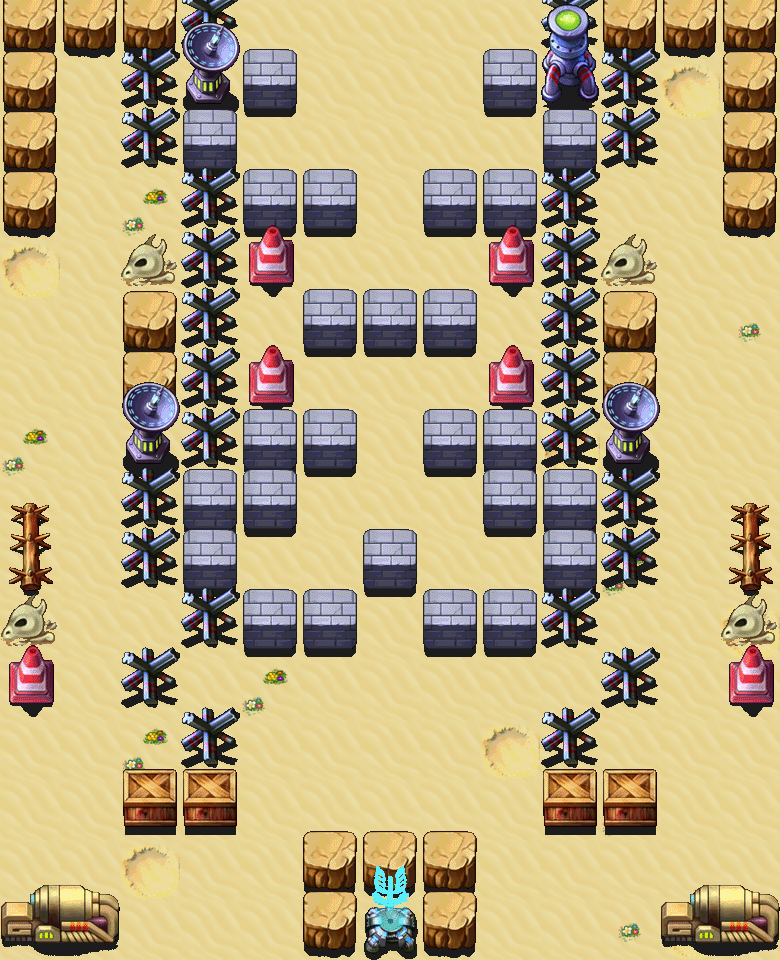

Tiled map render using the project's own tile images. Description and the map definition, with tile-layer contents summarised, below:
An orthogonal 13x16 tile map with 60x60 px tiles, 22 tile layers (floor, river, riverfake, bridge, ...), 4 tilesets and 4 objects (plyartPoint, enemyPoint1, enemyPoint2, enemyPoint3).

<map version="1.0" orientation="orthogonal" width="13" height="16" tilewidth="60" tileheight="60">
 <properties>
  <property name="1" value="15" />
  <property name="10" value="30" />
  <property name="8" value="20" />
  <property name="9" value="20" />
 </properties>
 <tileset firstgid="1" name="floor" tilewidth="60" tileheight="60">
  <image source="floor.png" width="240" height="600" />
 </tileset>
 <tileset firstgid="41" name="block" tilewidth="60" tileheight="120">
  <image source="block.png" width="600" height="600" />
 </tileset>
 <tileset firstgid="91" name="garbage" tilewidth="60" tileheight="60">
  <image source="garbage.png" width="540" height="60" />
 </tileset>
 <tileset firstgid="100" name="bridge" tilewidth="60" tileheight="60">
  <image source="bridge.png" width="360" height="60" />
 </tileset>
 <layer name="floor" width="13" height="16">
  <data>[208 cells, 208 non-empty, 1 distinct tile ids]</data>
 </layer>
 <layer name="river" width="13" height="16">
  <data>[208 cells, 1 non-empty, 1 distinct tile ids]</data>
 </layer>
 <layer name="riverfake" width="13" height="16">
  <data>[208 cells, 1 non-empty, 1 distinct tile ids]</data>
 </layer>
 <layer name="bridge" width="13" height="16">
  <data>[208 cells, 1 non-empty, 1 distinct tile ids]</data>
 </layer>
 <layer name="garbage" width="13" height="16">
  <data>[208 cells, 16 non-empty, 3 distinct tile ids]</data>
 </layer>
 <layer name="block0" width="13" height="16">
  <data>[208 cells, 8 non-empty, 2 distinct tile ids]</data>
 </layer>
 <layer name="block1" width="13" height="16">
  <data>[208 cells, 8 non-empty, 5 distinct tile ids]</data>
 </layer>
 <layer name="block2" width="13" height="16">
  <data>[208 cells, 6 non-empty, 3 distinct tile ids]</data>
 </layer>
 <layer name="block3" width="13" height="16">
  <data>[208 cells, 8 non-empty, 3 distinct tile ids]</data>
 </layer>
 <layer name="block4" width="13" height="16">
  <data>[208 cells, 6 non-empty, 3 distinct tile ids]</data>
 </layer>
 <layer name="block5" width="13" height="16">
  <data>[208 cells, 7 non-empty, 3 distinct tile ids]</data>
 </layer>
 <layer name="block6" width="13" height="16">
  <data>[208 cells, 6 non-empty, 3 distinct tile ids]</data>
 </layer>
 <layer name="block7" width="13" height="16">
  <data>[208 cells, 8 non-empty, 3 distinct tile ids]</data>
 </layer>
 <layer name="block8" width="13" height="16">
  <data>[208 cells, 6 non-empty, 2 distinct tile ids]</data>
 </layer>
 <layer name="block9" width="13" height="16">
  <data>[208 cells, 7 non-empty, 3 distinct tile ids]</data>
 </layer>
 <layer name="block10" width="13" height="16">
  <data>[208 cells, 8 non-empty, 3 distinct tile ids]</data>
 </layer>
 <layer name="block11" width="13" height="16">
  <data>[208 cells, 4 non-empty, 2 distinct tile ids]</data>
 </layer>
 <layer name="block12" width="13" height="16">
  <data>[208 cells, 2 non-empty, 1 distinct tile ids]</data>
 </layer>
 <layer name="block13" width="13" height="16">
  <data>[208 cells, 4 non-empty, 1 distinct tile ids]</data>
 </layer>
 <layer name="block14" width="13" height="16">
  <data>[208 cells, 3 non-empty, 1 distinct tile ids]</data>
 </layer>
 <layer name="block15" width="13" height="16">
  <data>[208 cells, 7 non-empty, 4 distinct tile ids]</data>
 </layer>
 <objectgroup name="Objects" width="13" height="16">
  <object name="plyartPoint" x="270" y="904" width="27" height="27" />
  <object name="enemyPoint1" x="392" y="122" width="28" height="28" />
  <object name="enemyPoint2" x="89" y="120" width="28" height="28" />
  <object name="enemyPoint3" x="692" y="124" width="28" height="28" />
 </objectgroup>
 <layer name="grass" width="13" height="16">
  <data>[208 cells, 1 non-empty, 1 distinct tile ids]</data>
 </layer>
</map>
